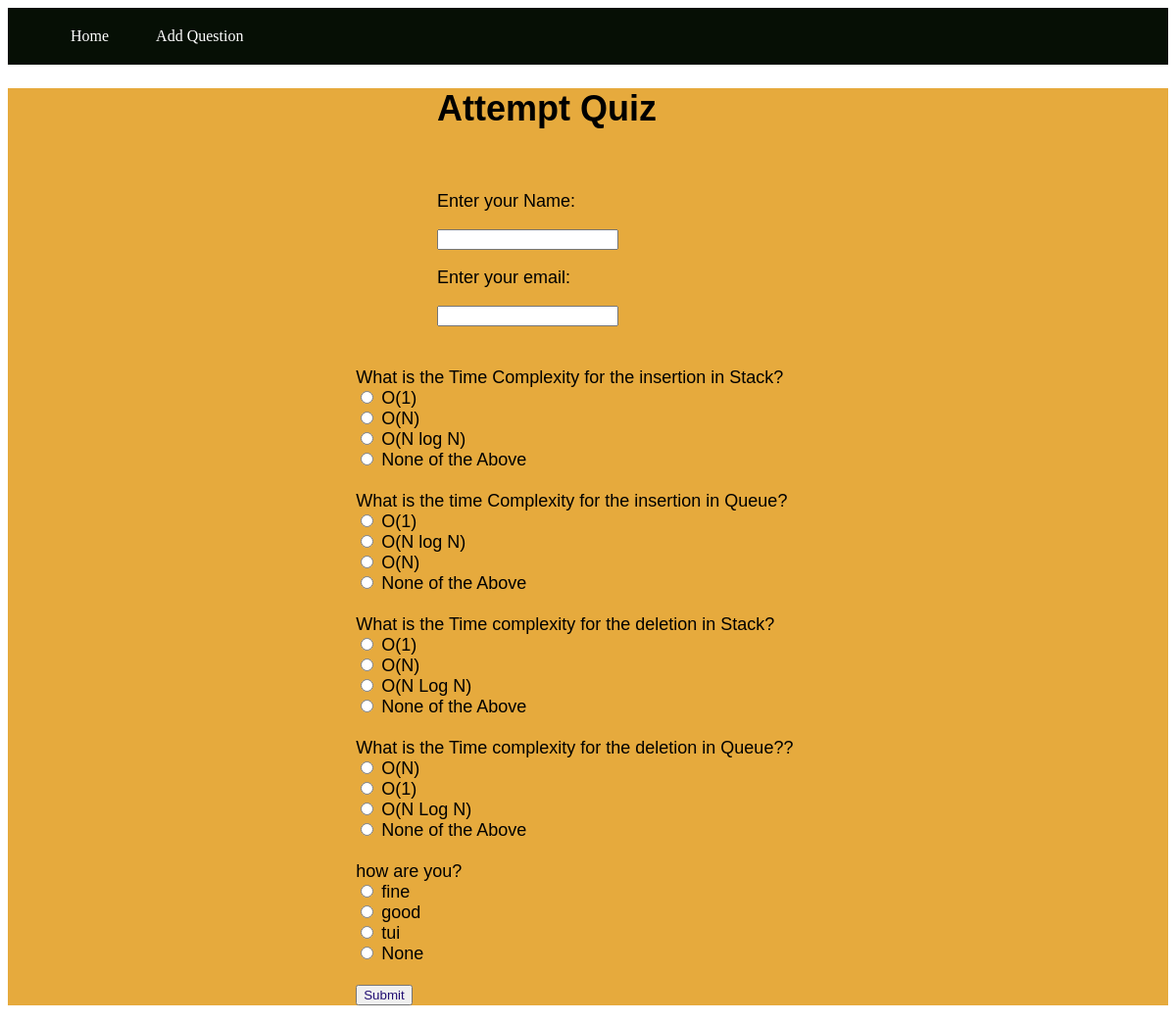
The app's page /, older data.
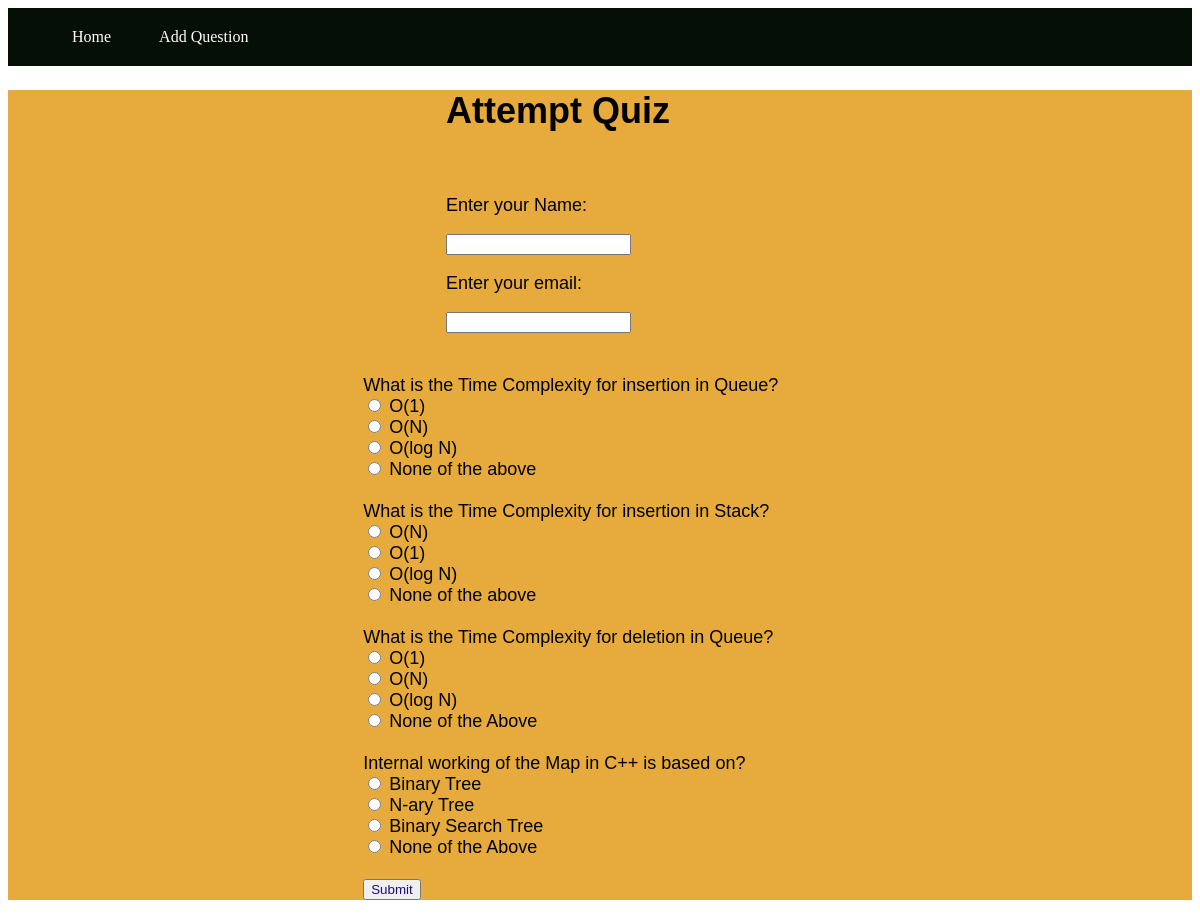
The same page, newer data.
### quiz/models.py (models this page shows, shortened)
class QuesModel(models.Model):
    question = models.CharField(max_length=200,null=True)
    op1 = models.CharField(max_length=200,null=True)
    op2 = models.CharField(max_length=200,null=True)
    op3 = models.CharField(max_length=200,null=True)
    op4 = models.CharField(max_length=200,null=True)
    ans = models.CharField(max_length=200,null=True)

### quiz/views.py (the view)
# urls.py: 2. Add a URL to urlpatterns:  path('', views.home, name='home')
def home(request):
    if request.method == 'POST':
        questions = QuesModel.objects.all()
        correct = 0
        total = 0
        for q in questions:
            total+=1
            if q.ans ==  request.POST.get(q.question):
                correct+=1
        username = request.POST.get('name')
        email = request.POST.get('email')
        Score.objects.create(username=username, email=email, correct=correct, total_questions = total)
        return render(request,'thanx.html')
    else:
        questions=QuesModel.objects.all()
        context = {
            'questions':questions
        }
        return render(request,'home.html',context)

### templates/home.html (shortened to what this page needs)
{% block content %}
<div class="container ">
<header>
    <nav class="navbar">
        <ul>
            <li><a href="/">Home</a></li>
            <li><a href="/addQuestion">Add Question</a></li>
        </ul>
    </nav>
</header>
<div class="home">
    <h1 class="give_quiz">Attempt Quiz</h1>
    <br>
    <form method='post' action=''>
    <div class="details">
        <p>Enter your Name: </p>
        <input type="text" name="name">
        <p>Enter your email: </p>
        <input type="email" name="email">
    </div>
    <br>
    <br>
    {% for q  in questions%}
    <div class="form-group">
        <label for="question">{{q.question}}</label>
    </div>
    <div class="form-check">
        <div class="form-check">
            <input class="form-check-input" type="radio" name="{{q.question}}" id="gridRadios1" value="option1" unchecked>
            <label class="form-check-label" for="gridRadios1">
                {{q.op1}}
            </label>
        </div>
        <div class="form-check">
            <input class="form-check-input" type="radio" name="{{q.question}}" id="gridRadios2" value="option2" unchecked>
            <label class="form-check-label" for="gridRadios2">
                {{q.op2}}
            </label>
        </div>
        <div class="form-check">
            <input class="form-check-input" type="radio" name="{{q.question}}" id="gridRadios1" value="option3" unchecked>
            <label class="form-check-label" for="gridRadios1">
                {{q.op3}}
            </label>
        </div>
        <div class="form-check">
            <input class="form-check-input" type="radio" name="{{q.question}}" id="gridRadios2" value="option4" unchecked>
            <label class="form-check-label" for="gridRadios2">
                {{q.op4}}
            </label>
        </div>
        <br>
    </div>
    {% endfor %}
    <button type="submit" class="btn btn-primary">Submit</button>
    </form>
</div>
{% endblock %}

### templates/home.html (style rules this page uses)
.home { padding-left: 30%; font-style: inherit; font-family: Sans-serif; font-size: large; background-color: rgb(230, 170, 61); }
.details { padding-left: 10%; }
.give_quiz { padding-left: 10%; }
.btn { color: rgb(32, 13, 114); }
.navbar { background-color: rgb(6, 15, 5); font-size: medium; }
.navbar li { float: left; list-style: none; margin: 20px 20px; }
.navbar ul { overflow: auto; }
.navbar li a { padding: 4px 4px; text-decoration: none; color: white; }

Row changes from the older to the newer data that the page shows:
removed QuesModel: question "What is the Time Complexity for the insertion in Stack?", op1 "O(1)", op2 "O(N)", op3 "O(N log N)", op4 "None of the Above"
removed QuesModel: question "What is the time Complexity for the insertion in Queue?", op1 "O(1)", op2 "O(N log N)", op3 "O(N)", op4 "None of the Above"
removed QuesModel: question "What is the Time complexity for the deletion in Stack?", op1 "O(1)", op2 "O(N)", op3 "O(N Log N)", op4 "None of the Above"
removed QuesModel: question "What is the Time complexity for the deletion in Queue??", op1 "O(N)", op2 "O(1)", op3 "O(N Log N)", op4 "None of the Above"
removed QuesModel: question "how are you?", op1 "fine", op2 "good", op3 "tui", op4 "None"
added QuesModel: question "What is the Time Complexity for insertion in Queue?", op1 "O(1)", op2 "O(N)", op3 "O(log N)", op4 "None of the above"
added QuesModel: question "What is the Time Complexity for insertion in Stack?", op1 "O(N)", op2 "O(1)", op3 "O(log N)", op4 "None of the above"
added QuesModel: question "What is the Time Complexity for deletion in Queue?", op1 "O(1)", op2 "O(N)", op3 "O(log N)", op4 "None of the Above"
added QuesModel: question "Internal working of the Map in C++ is based on?", op1 "Binary Tree", op2 "N-ary Tree", op3 "Binary Search Tree", op4 "None of the Above"
